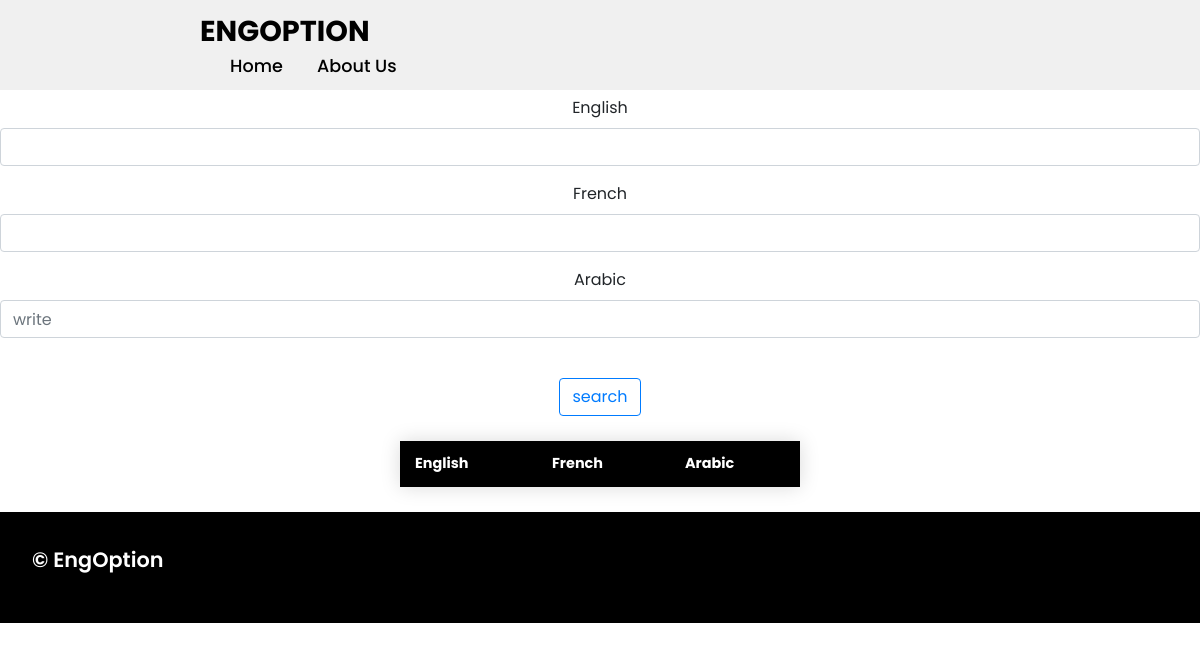
Before: /svt/general/ with the older database file.
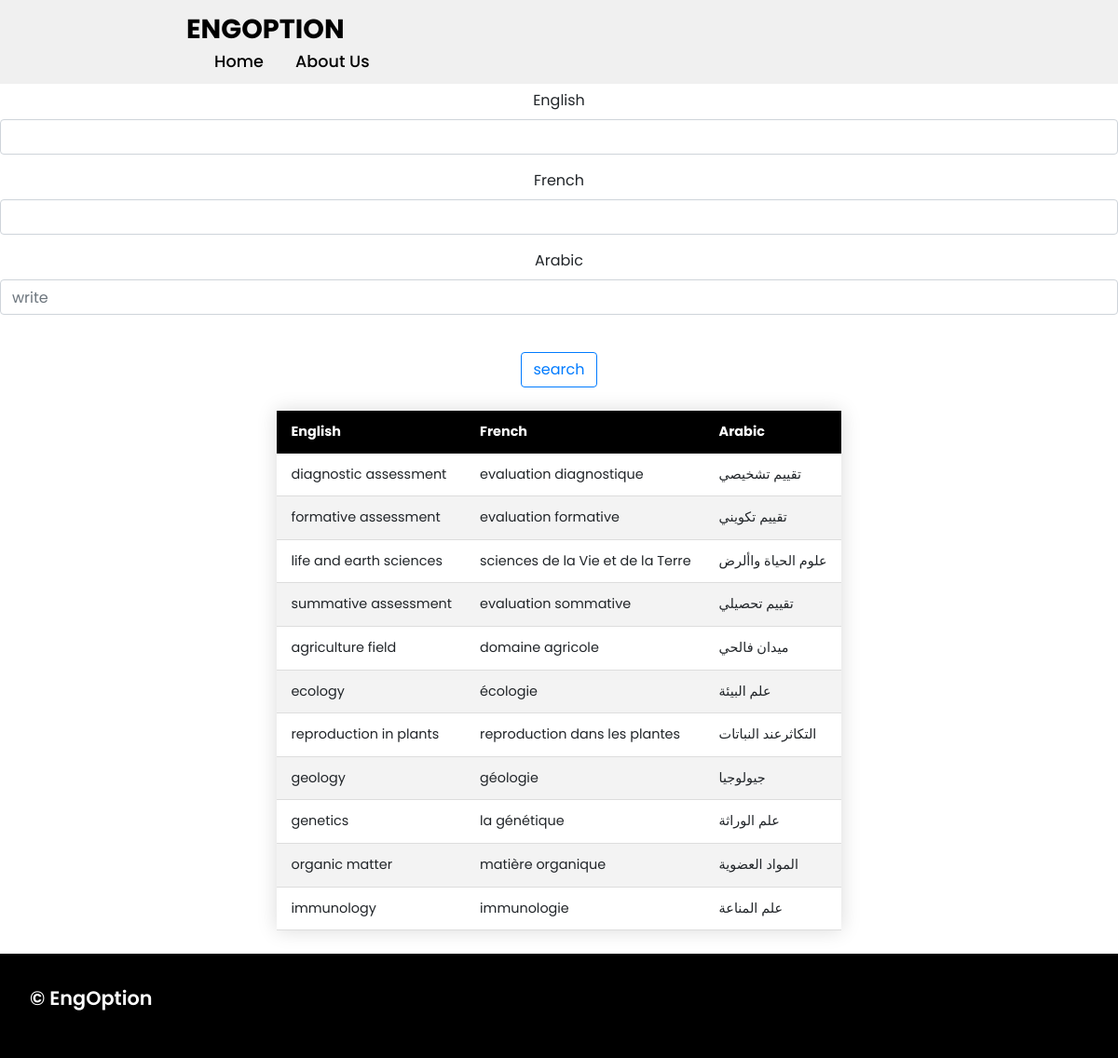
After: the same page with the newer database file.
### app/models.py (models this page shows, shortened)
class SVTWord(models.Model):
    fields = [
        ('General','General'),
        ('Ecology','Ecology'),
        ('Reproduction in plants','Reproduction in plants'),
        ('Geology','Geology'),
        ('Genetics','Genetics'),
        ('Organic matter','Organic matter'),
        ('Nerves: Neurons and hormones','Nerves: Neurons and hormones'),
        ('Reproduction in humans ','Reproduction in humans '),
        ('Immunology','Immunology'),
    ]
    english = models.CharField(max_length=100)
    french = models.CharField(max_length=100)
    arabic = models.CharField(max_length=100)
    field = models.CharField(max_length=100,null=True,blank=True,choices=fields)

### app/views.py (the view)
# urls.py: path('svt/general/',svt_general,name="svtgeneral"),
def svt_general(request):
    general_words = SVTWord.objects.all().filter(field='General')
    filter = OrderFilter(request.GET,queryset=general_words)
    general_words = filter.qs
    context = {
        'svt_general_words':general_words,
        'filter':filter,
    }
    return render(request,'svt/svt_general.html',context)

### app/templates/svt/svt_general.html (shortened to what this page needs)
{% extends 'base.html' %}
{% load static %}
{% block body %}
<br>
<br>
<br>
<br>
<center>
    {% include 'search.html' %}
<table style="overflow-x:auto;" class="styled-table">
    <thead>
        <tr>
            <th>English</th>
            <th>French</th>
            <th>Arabic</th>
        </tr>
    </thead>
    <tbody>
        {% for word in svt_general_words %}
        <tr>
            <td>{{word.english}}</td>
            <td>{{word.french}}</td>
            <td>{{word.arabic}}</td>
        </tr>
        {% endfor %}
    </tbody>
</table>
</center>
{% endblock %}

### app/templates/base.html (shortened to what this page needs)
{% load static %}
<!DOCTYPE html>
<html lang="en">
<head>
    <link rel="stylesheet" href="{% static 'css/style.css' %}">
</head>
<body>
    <header>
        <a href="{% url 'home' %}" class="logo">EngOption</a>
        <nav class="navigation">
            <a href="{% url 'home' %}">Home</a>
            <a href="#projects">About Us</a>
        </nav>
    </header>
{% block body %}
{% endblock %}
    <footer class="footer">
        <p style="color: white ;" class="footer-title">© EngOption</p>
    </footer>
</body>
</html>

### app/templates/search.html (shortened to what this page needs)
{% load crispy_forms_tags %}
<link rel="stylesheet" href="https://cdn.jsdelivr.net/npm/bootstrap@4.3.1/dist/css/bootstrap.min.css">
<link rel="stylesheet" href="https://maxcdn.bootstrapcdn.com/bootstrap/4.0.0/css/bootstrap.min.css">
<form method="get">
        {{filter.form|crispy}}
        <br>
        <button type="submit" class="btn btn-outline-primary">search</button>
</form>

### static/css/style.css (style rules this page uses)
* { font-family: 'Poppins', sans-serif; margin: 0; padding: 0; box-sizing: border-box; scroll-behavior: smooth; }
header { background-color: #f0f0f0; width: 100%; position: fixed; z-index: 999; display: flex; justify-content: space-between; align-items: center; padding: 10px 200px ; }
.logo { text-decoration: none; color: black; text-transform: uppercase; font-weight: 700; font-size: 1.8em; }
.navigation a { color: black; text-decoration: none; font-size: 1.1em; font-weight: 500; padding-left: 30px; }
.footer { background-color: black; padding: 2em; display: flex; justify-content: space-between; }
.footer-title { font-size: 1.3em; font-weight: 600; }

### app/templates/svt/svt_general.html (style rules this page uses)
.styled-table { border-collapse: collapse; margin: 25px 0; font-size: 0.9em; font-family: sans-serif; min-width: 400px; box-shadow: 0 0 20px rgba(0, 0, 0, 0.15); }
.styled-table thead tr { background-color: black; color: #ffffff; text-align: left; }
.styled-table th, .styled-table td { padding: 12px 15px; }
.styled-table tbody tr { border-bottom: 1px solid #dddddd; }
.styled-table tbody tr:nth-of-type(even) { background-color: #f3f3f3; }

Changed rows visible on the page:
added SVTWord: english "diagnostic assessment", french "evaluation diagnostique", arabic "تقييم تشخيصي"
added SVTWord: english "formative assessment", french "evaluation formative", arabic "تقييم تكويني"
added SVTWord: english "life and earth sciences", french "sciences de la Vie et de la Terre", arabic "علوم الحياة واألرض"
added SVTWord: english "summative assessment", french "evaluation sommative", arabic "تقييم تحصيلي"
added SVTWord: english "agriculture field", french "domaine agricole", arabic "ميدان فالحي"
added SVTWord: english "ecology", french "écologie", arabic "علم البيئة"
added SVTWord: english "reproduction in plants", french "reproduction dans les plantes", arabic "التكاثرعند النباتات"
added SVTWord: english "geology", french "géologie", arabic "جيولوجيا"
added SVTWord: english "genetics", french "la génétique", arabic "علم الوراثة"
added SVTWord: english "organic matter", french "matière organique", arabic "المواد العضوية"
added SVTWord: english "immunology", french "immunologie", arabic "علم المناعة"
